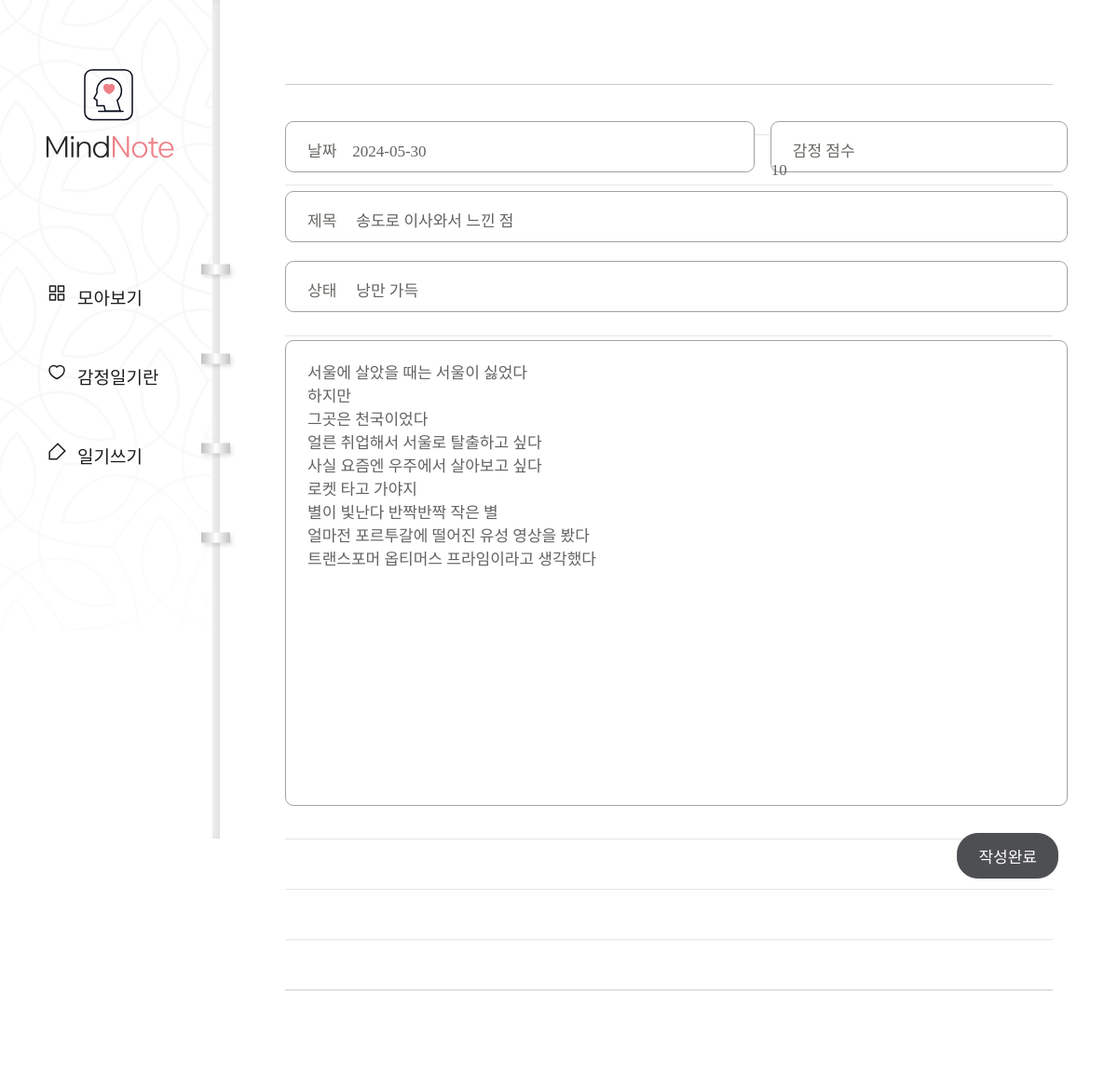
Page /diary/page/1/edit/ on the committed database.
### diary/models.py (models this page shows, shortened)
class Page(models.Model):
    title = models.CharField(max_length=100, validators=[validate_no_hash])
    content = models.TextField(validators=[validate_no_hash])
    feeling = models.CharField(max_length=80, validators=[validate_no_hash, validate_no_numbers])
    score = models.IntegerField(validators=[validate_score])
    dt_created = models.DateField()

### diary/views.py (the view, shortened to what this page needs)
# urls.py: path('diary/page/<int:pk>/edit/', views.PageUpdateView.as_view(), name='page-update'),
class PageUpdateView(UpdateView):
    model = Page
    form_class = PageForm

### diary/forms.py
class PageForm(forms.ModelForm):
    class Meta:
        model = Page    #모델 폼에서 사용할 모델과 필드 명시
        fields = ['title', 'content', 'feeling', 'score', 'dt_created']

### diary/templates/diary/page_form.html (shortened to what this page needs)
{% extends './base.html' %}
{% block content %}
<div class="wrap-post">
    <form method="post">{% csrf_token %}
        <div class="editor">
            <div class="input input-date"><p>날짜</p>{{form.dt_created}}</div>
            <div class="input input-score">
                <p>감정 점수</p>
                {{form.score}}
            </div>
            <div class="input input-title">
                <p>제목</p>
                {{form.title}}
            </div>
            <div class="input input-state">
                <p>상태</p>
                {{form.feeling}}
            </div>
            {{form.content}}
            <div class="post-btn">
                <input type="submit" value="작성완료">
            </div>
        </div>
    </form>
</div>
{% endblock content %}

### diary/static/diary/css/styles.css (style rules this page uses)
h1,h2,h3,p,a,ul,li { margin: 0; padding: 0; font-family: 'NanumSquare'; list-style: none; text-decoration: none; outline: none; }
html { position: relative; min-height: 100%; margin: 0; }
body { margin: 0; padding: 0; -webkit-font-smoothing: antialiased; -moz-osx-font-smoothing: auto; }
.wrap-post { padding-left: 236px; padding-top: 10px; padding-bottom: 50px; }
form { margin: 0 70px; padding-top: 120px; padding-bottom: 200px; background: url(../image/note-bg.svg) repeat-x center/1535px 974px; }
.editor { overflow: hidden; width: 840px; margin: 0 auto; }
.input { position: relative; height: 55px; margin-bottom: 20px; border: solid 1px #a3a0a0; border-radius: 9px; background: #fff; box-sizing: border-box; }
.input-date { float: left; width: 60%; }
.input-score { float: right; width: 38%; }
.input-title { float: left; width: 100%; }
.input-state { float: left; width: 100%; margin-bottom: 30px; }
.input p { display: inline-block; padding-top: 17px; padding-left: 23px; padding-right: 17px; font-family: 'NanumSquare'; color: #696862; font-size: 17px; }
.input-title input { width: 750px; }
.input-state input { width: 750px; }
input { padding: 0; font-family: 'NanumBarunpen'; color: #636363; font-size: 17px; background-color: transparent; border: none; box-sizing: border-box; }
textarea { width: 100%; height: 500px; padding: 20px 23px 30px 23px; font-family: 'NanumBarunpen'; color: #636363; font-size: 17px; border: solid 1px #a3a0a0; border-radius: 9px; box-sizing: border-box; resize: none; }
input::placeholder,textarea::placeholder { color: #bcbbb6; }
.post-btn { overflow: hidden; margin-top: 25px; }
input[type="submit"] { float: right; padding: 11px 22px; margin-right: 10px; font-family: 'NanumSquare'; color: #fff; font-size: 17px; background-color: #4e4f53; border: solid 1px #4e4f53; border-radius: 22.5px; cursor: pointer; }

### rows in the picture
Page: dt_created "2024-05-30", score "10", title "송도로 이사와서 느낀 점", feeling "낭만 가득", content "서울에 살았을 때는 서울이 싫었다 하지만 그곳은 천국이었다 얼른 취업해서 서울로 탈출하고 싶다 사실 요즘엔 우주에서 살아보고 싶다 로켓 타고 가야지 별이 빛난다 반짝반짝 작은 별 얼마전 포르투갈에 떨어진 유성 영상을 봤다 트랜스포머 옵티머스 프라임이라고 생각했다"
